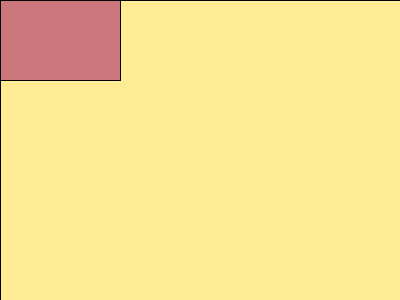
Frame 1 (no input)
Frame 60 (the mouse pressed at the canvas centre just before this capture): identical to frame 1, image omitted
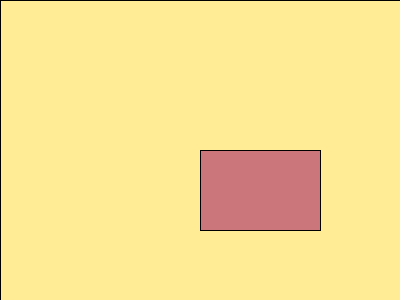
Frame 120 (the mouse held since frame 60 and released just before this capture)

The Processing sketch that drew these frames (run headless with seeded random() and noise(); from frame 60 on, the mouse is pressed at the canvas centre):

// Processing sketch: myfirstsketch
// ── myfirstsketch.pde

//Sketch to draw a rectangle that follows mouse

// setup method size() draws the size of the canvas

void setup()
{
  size(400, 300);
  fill(203, 118, 122);
}
 
 // draw method keeps running
 
void draw()
{
  //background(255, 236, 149);
  fill(255, 236, 149); //yellow
  rect(0, 0, 400, 400);
  
  fill(203, 118, 122); //red
  rect(mouseX, mouseY, 120, 80);
  
}
